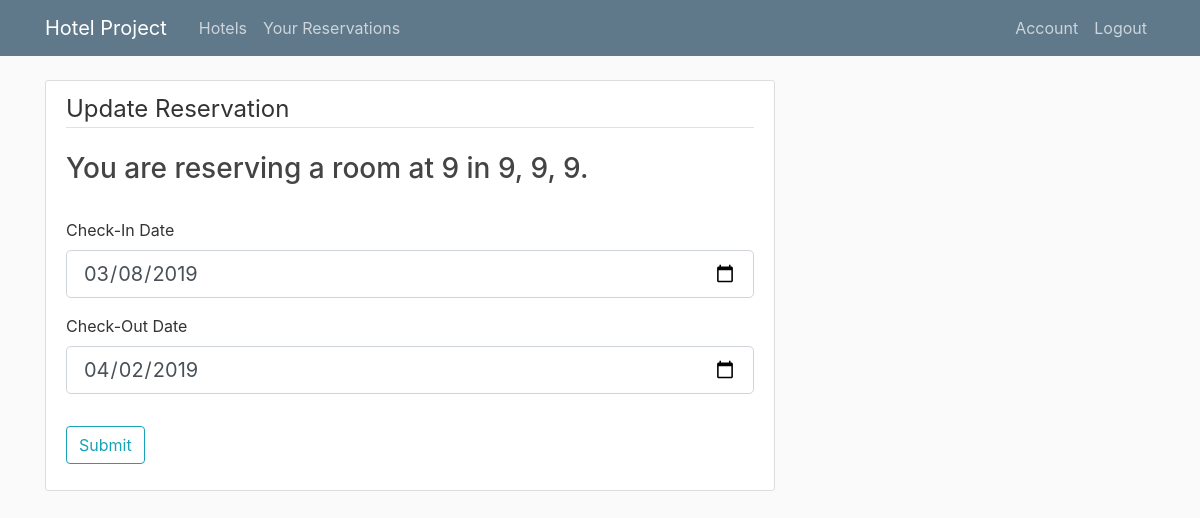
The app's page /reservations/3/update (signed in), older data.
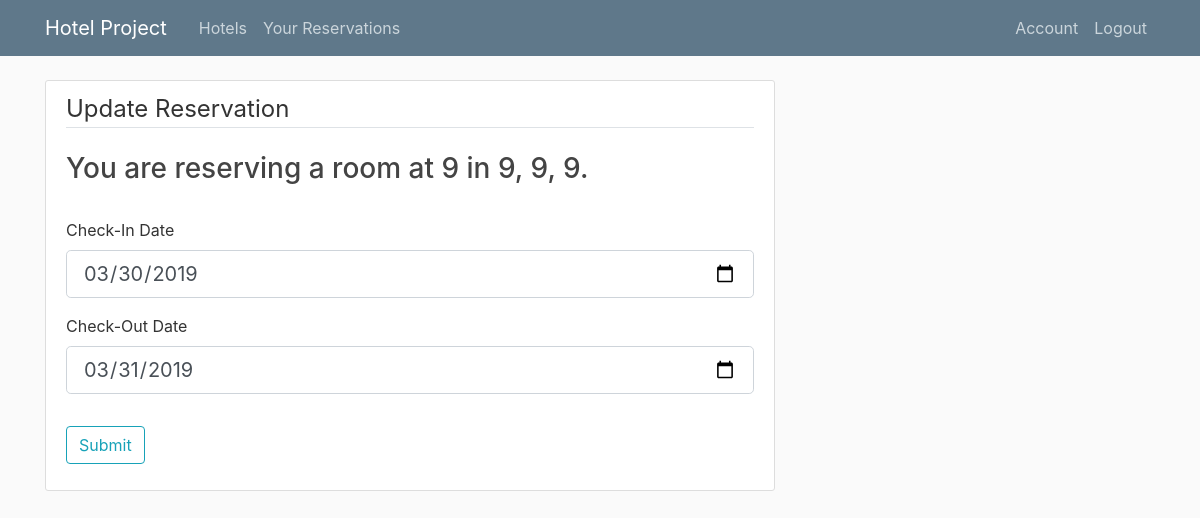
The same page, newer data.
### main/models.py (models this page shows, shortened)
class Reservation(db.Model):
    id = db.Column(db.Integer, primary_key = True)
    check_in = db.Column(db.DateTime, nullable = False)
    check_out = db.Column(db.DateTime, nullable = False)
    user_id = db.Column(db.Integer, db.ForeignKey('user.id'), nullable=False)
    hotel_info = db.Column(db.Integer, db.ForeignKey('hotel.id'), nullable=False)

### main/routes.py (the view)
@app.route('/reservations/<reservation_id>/update', methods=['GET', 'POST'])
@login_required
def update_reservations(reservation_id):
    reservation = Reservation.query.get_or_404(reservation_id)
    hotel_info = reservation.hotel_info
    hotel = db.session.query(Hotel).filter(Hotel.id==hotel_info).first()
    form = ReservationForm()
    if form.validate_on_submit():
        reservation.check_in = form.check_in.data
        reservation.check_out = form.check_out.data
        db.session.commit()
        flash('Your reservation has been updated.', 'success')
        return redirect(url_for('reservations'))
    elif request.method == 'GET':
        form.check_in.data = reservation.check_in
        form.check_out.data = reservation.check_out
    return render_template('create_reservation.html', title='Update Reservation',
                           legend="Update Reservation", hotel=hotel, form=form)

### main/forms.py
class ReservationForm(FlaskForm):
    check_in = DateField('Check-In Date', validators=[DataRequired()])
    check_out = DateField('Check-Out Date', validators=[DataRequired()])
    submit = SubmitField('Submit')

### main/models.py (called while the page is built)
@login_manager.user_loader
def load_user(user_id):
    return User.query.get(int(user_id))

### main/templates/create_reservation.html (shortened to what this page needs)
{% extends "layout.html" %}
{% block content %}
<div class ="content-section">
    <form method="POST" action="" enctype="multipart/form-data">
        <fieldset class="form-group">
            <legend class="border-bottom mb-4">{{ legend }}</legend>
            <h3 class="article-title">You are reserving a room at {{ hotel.name }} in {{ hotel. city }}, {{ hotel.state }}, {{ hotel.country }}.</h3><br>
            <div class="form-group">
              {{ form.check_in.label(class="form-control-label") }}
                {% if form.check_in.errors %}
                  {{ form.check_in(class="form-control form-control-lg is-invalid") }}
                    <div class="invalid-feedback">
                      {% for error in form.check_in.errors %}
                        <span>{{ error }}</span>
                      {% endfor %}
                    </div>
                {% else %}
                  {{ form.check_in(class="form-control form-control-lg") }}
                {% endif %}
              </div>
              <div class="form-group">
                {{ form.check_out.label(class="form-control-label") }}
                  {% if form.check_out.errors %}
                    {{ form.check_out(class="form-control form-control-lg is-invalid") }}
                      <div class="invalid-feedback">
                        {% for error in form.check_out.errors %}
                          <span>{{ error }}</span>
                        {% endfor %}
                      </div>
                  {% else %}
                    {{ form.check_out(class="form-control form-control-lg") }}
                  {% endif %}
                </div>
        </fieldset>
        <div class="form-group">
          {{ form.submit(class='btn btn-outline-info') }}
        </div>
      </form>
    </div>
{% endblock content %}

Row changes from the older to the newer data that the page shows:
changed Reservation: check_in "03/08/2019" → "03/30/2019"; check_out "04/02/2019" → "03/31/2019"
